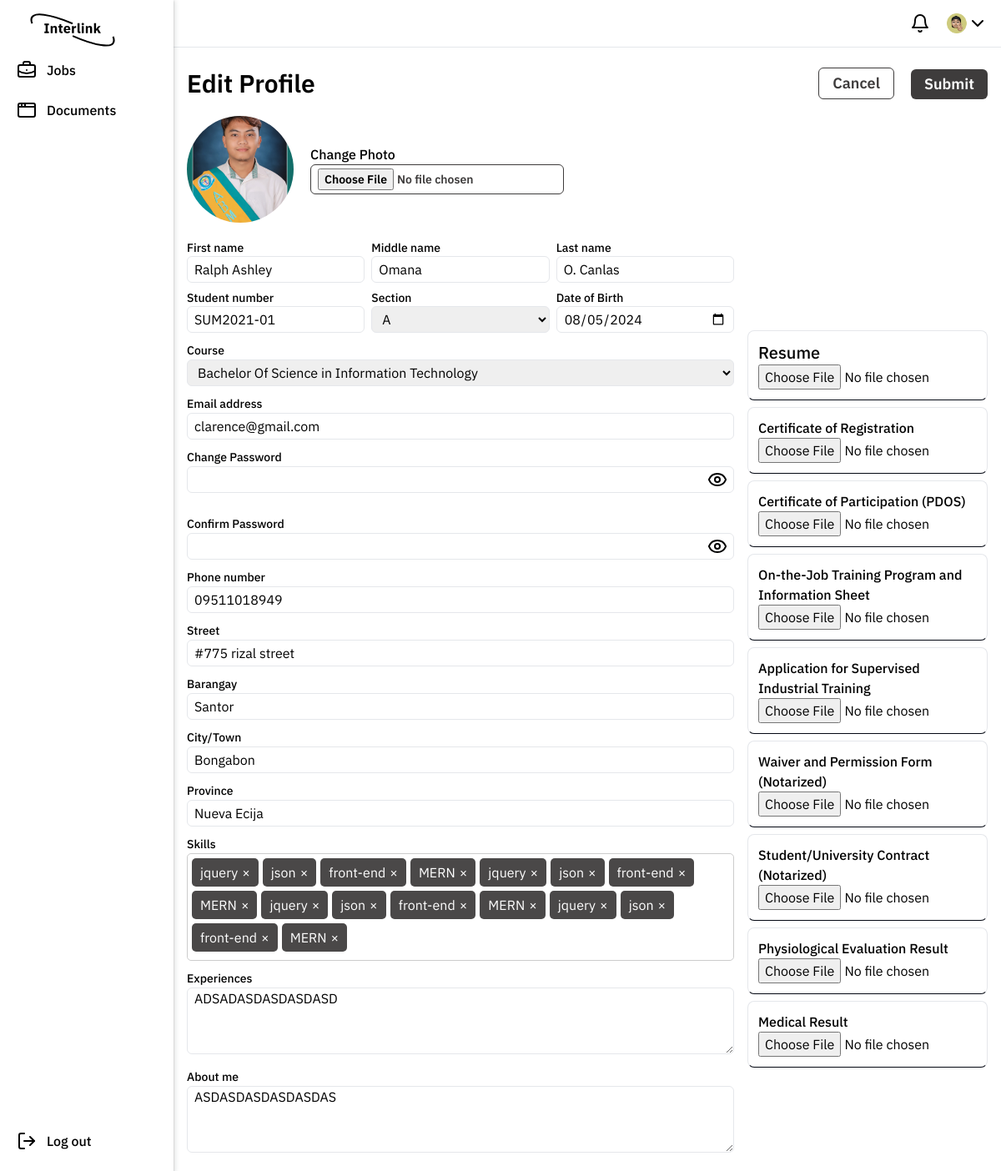
Page /student/edit-prof.php (signed in) on the committed database.
### tables this page shows
CREATE TABLE `student` (
  `StudentId` int(11) NOT NULL,
  `UserId` int(11) NOT NULL,
  `StudentNo` varchar(10) NOT NULL,
  `DoB` date NOT NULL,
  `AboutMe` text DEFAULT NULL,
  `Experience` text DEFAULT NULL,
  `section` char(2) NOT NULL,
  `course` varchar(255) NOT NULL,
  `phoneNo` varchar(15) DEFAULT NULL,
  `photo` varchar(255) DEFAULT NULL
);

CREATE TABLE `user` (
  `UserId` int(11) NOT NULL,
  `firstName` varchar(255) NOT NULL,
  `MiddleName` varchar(255) DEFAULT NULL,
  `LastName` varchar(255) NOT NULL,
  `userRole` varchar(15) NOT NULL,
  `EmailAddress` varchar(100) NOT NULL,
  `Password` varchar(255) NOT NULL
);

CREATE TABLE `location` (
  `LocationId` int(11) NOT NULL,
  `Street` varchar(255) NOT NULL,
  `Barangay` varchar(255) NOT NULL,
  `City` varchar(255) NOT NULL,
  `Province` varchar(255) NOT NULL,
  `UserId` int(10) NOT NULL
);

### student/edit-prof.php (the view, shortened to what this page needs)
<?php
include '../db.php';
$user_id = $_SESSION['user_id'];
$stmt = $conn->prepare("SELECT * FROM user WHERE userId = ?");
$stmt->bind_param("i", $user_id);
$stmt->execute();
$result = $stmt->get_result();
$user = $result->fetch_assoc();
$stmt = $conn->prepare("SELECT * FROM student WHERE userId = ?");
$stmt->bind_param("i", $user_id);
$stmt->execute();
$result = $stmt->get_result();
$student = $result->fetch_assoc();
$defaultPhoto = './uploads/images/default.jpg';
$stmt = $conn->prepare("SELECT * FROM location WHERE userId = ?");
$stmt->bind_param("i", $user_id);
$stmt->execute();
$result = $stmt->get_result();
$location = $result->fetch_assoc();
?>
<!DOCTYPE html>
<html lang="en">
<head>
  <link rel="stylesheet" href="./css/footer.css" />
  <script src="https://cdn.tailwindcss.com"></script>
</head>
<body>
  <nav class="z-100 w-full border-b flex flex-row justify-between px-4 py-4">
    <div>
    </div>
    <div class="flex flex-row gap-5">
      <div class="relative">
      </div>
      <div class="relative custom-profile flex flex-row items-center cursor-pointer">
        <div class="w-[25px] h-[24px] rounded-full">
          <img src="./img/Group 136.png" alt="Profile" class="w-full h-full object-cover" />
        </div>
        <svg xmlns="http://www.w3.org/2000/svg" width="24" height="24" viewBox="0 0 24 24" fill="none"
          stroke="currentColor" stroke-width="2" stroke-linecap="round" stroke-linejoin="round"
          class="lucide lucide-chevron-down">
          <path d="m6 9 6 6 6-6" />
        </svg>
      </div>
    </div>
  </nav>
  <aside id="default-sidebar"
    class="custom-sideborder sidebar fixed top-0 left-0 z-40 w-52 h-screen transition-transform -translate-x-full md:translate-x-0 sm:translate-x-0"
    aria-label="Sidebar">
    <div class="h-full px-3 py-4 overflow-y-auto bg-white flex flex-col justify-between">
      <ul class="space-y-2 font-medium">
        <li>
          <a href="studentjobs.php" class="flex items-center p-2">
            <span class="ms-3">Jobs</span>
          </a>
        </li>
        <li>
          <a href="studentdocument.php" class="flex items-center p-2">
            <span class="ms-3">Documents</span>
          </a>
        </li>
      </ul>
      <div>
        <a href="#" class="flex items-center p-2">
          <span class="ms-3 font-medium">Log out</span>
        </a>
      </div>
    </div>
  </aside>
  <main class="max-w-[1920px] mt-2 lg:ml-52 md:ml-52 p-4">
    <form method="post" action="update_profile.php" class="flex flex-col items-center w-full" id="form"
      enctype="multipart/form-data">
      <div class="lg:flex lg:flex-row w-full items-center lg:justify-between">
        <div class="flex lg:items-start items-center">
          <h3 class="text-center font-semibold text-3xl">Edit Profile</h3>
        </div>
        <div class="hidden lg:flex flex-row items-end gap-5">
          <input type="reset" value="Cancel"
            class="change-photo p-2 lg:py-1 lg:px-4 lg:text-lg rounded-md font-semibold text-xs">
          <input type="submit" value="Submit" id="submitBtn"
            class="remove-photo p-2 lg:py-1 lg:px-4 lg:text-lg rounded-md font-semibold text-xs">
        </div>
      </div>
      <div class="flex flex-col lg:flex-row mt-5 items-center w-full gap-5">
        <div class="flex flex-col items-center gap-5 lg:flex-row w-full">
          <div>
            <img
              src="./uploads/images/<?php echo isset($student['photo']) && !empty($student['photo']) ? $student['photo'] : $defaultPhoto; ?>"
              alt="User Photo" class="w-32 h-32 rounded-full object-cover">
          </div>
          <div class="flex flex-col">
            <label for="photo" class="font-medium text-base">Change Photo</label>
            <input type="file" name="photo" id="photo" class="change-photo text-sm px-2 py-1 rounded-md font-semibold">
          </div>
        </div>
      </div>
      <div class="flex w-full lg:flex-row gap-4 mt-5">
        <div class="w-full lg:w-[70%] flex flex-col gap-2">
          <div class="w-full flex flex-col lg:flex-row gap-2">
            <div class="flex flex-col w-full">
              <label for="firstName" class="font-medium text-sm">First name</label>
              <input name="firstName" type="text" value="<?php echo htmlspecialchars($user['firstName']); ?>"
                class="px-2 h-8 border w-full rounded-md focus:outline-none focus:border-black">
            </div>
            <div class="flex flex-col w-full">
              <label for="middleName" class="font-medium text-sm">Middle name</label>
              <input name="middleName" type="text" value="<?php echo htmlspecialchars($user['MiddleName']); ?>"
                class="px-2 h-8 border w-full rounded-md focus:outline-none focus:border-black">
            </div>
            <div class="flex flex-col w-full">
              <label for="lastName" class="font-medium text-sm">Last name</label>
              <input name="lastName" type="text" value="<?php echo htmlspecialchars($user['LastName']); ?>"
                class="px-2 h-8 border w-full rounded-md focus:outline-none focus:border-black">
            </div>
          </div>
          <div class="w-full flex flex-col lg:flex-row gap-2">
            <div class="flex flex-col w-full">
              <label for="StudentNo" class="font-medium text-sm">Student number</label>
              <input name="StudentNo" type="text" value="<?php echo htmlspecialchars($student['StudentNo']); ?>"
                class="px-2 h-8 border w-full rounded-md focus:outline-none focus:border-black">
            </div>
            <div class="flex flex-col w-full">
              <label for="section" class="font-medium text-sm">Section</label>
              <select name="section" id="section"
                class="px-2 h-8 border w-full rounded-md focus:outline-none focus:border-black">
                <?php
                $sections = ['A', 'B', 'C', 'D', 'E', 'F', 'G', 'H', 'I', 'J', 'K', 'L', 'M', 'N'];
                foreach ($sections as $sec) {
                  $selected = $sec == $student['section'] ? 'selected' : '';
                  echo "<option value=\"$sec\" $selected>$sec</option>";
                }
                ?>
              </select>
            </div>
            <div class="flex flex-col w-full">
              <label for="DoB" class="font-medium text-sm">Date of Birth</label>
              <input type="date" name="DoB" value="<?php echo htmlspecialchars($student['DoB']); ?>"
                class="px-2 h-8 border w-full rounded-md focus:outline-none focus:border-black">
            </div>
          </div>
          <div class="w-full flex flex-col gap-2">
            <div>
              <label for="course" class="font-medium text-sm">Course</label>
              <select name="course" id="course"
                class="px-2 h-8 border w-full rounded-md focus:outline-none focus:border-black">
                <?php
                $courses = [
                  'Bachelor Of Science in Information Technology',
                  'Bachelor of Science in Architecture',
                  'Bachelor of Science in Criminology',
                  'Bachelor of Elementary Education',
                  'Bachelor of Physical Education',
                  'Bachelor of Secondary Education',
                  'Bachelor of Technology and Livelihood Education',
                  'Bachelor of Science in Industrial Education',
                  'Bachelor of Science in Physical Education',
                  'Bachelor of Science in Civil Engineering',
                  'Bachelor of Science in Electrical Engineering',
                  'Bachelor of Science in Mechanical Engineering',
                  'Bachelor of Science in Business Administration',
                  'Bachelor of Science in Entrepreneurship',
                  'Bachelor of Science in Hospitality Management',
                  'Bachelor of Science in Tourism Management',
                  'Bachelor of Science in Hotel And Restaurant Management',
                  'Bachelor of Public Administration'
                ];
                foreach ($courses as $course) {
                  $selected = $course == $student['course'] ? 'selected' : '';
                  echo "<option value=\"$course\" $selected>$course</option>";
                }
                ?>
              </select>
            </div>
            <div>
              <label for="emailAddress" class="font-medium text-sm">Email address</label>
              <input name="emailAddress" type="text" value="<?php echo htmlspecialchars($user['EmailAddress']); ?>"
                class="px-2 h-8 border w-full rounded-md focus:outline-none focus:border-black">
            </div>
            <div class="relative">
              <label for="newPassword" class="font-medium text-sm">Change Password</label>
              <input name="newPassword" type="password" id="newPassword"
                class="px-2 h-8 border w-full rounded-md focus:outline-none focus:border-black">
              <span id="togglePassword" class="absolute right-2 top-[40px]  transform -translate-y-1/2 cursor-pointer">
              </span>
            </div>
            <div class="relative mt-4">
              <label for="confirmPassword" class="font-medium text-sm">Confirm Password</label>
              <input name="confirmPassword" type="password" id="confirmPassword"
                class="px-2 h-8 border w-full rounded-md focus:outline-none focus:border-black">
              <span id="toggleConfirmPassword"
                class="absolute right-2 top-[40px] transform -translate-y-1/2 cursor-pointer">
              </span>
            </div>
            <div>
              <label for="phoneNo" class="font-medium text-sm">Phone number</label>
              <input name="phoneNo" type="text" value="<?php echo htmlspecialchars($student['phoneNo']); ?>"
                class="px-2 h-8 border w-full rounded-md focus:outline-none focus:border-black">
            </div>
            <div>
              <label for="Street" class="font-medium text-sm">Street</label>
              <input name="Street" type="text"
                value="<?php echo $location != null ? htmlspecialchars($location['Street']) : ''; ?>"
                class="px-2 h-8 border w-full rounded-md focus:outline-none focus:border-black">
            </div>
            <div>
              <label for="Barangay" class="font-medium text-sm">Barangay</label>
              <input name="Barangay" type="text"
                value="<?php echo $location != null ? htmlspecialchars($location['Barangay']) : ''; ?>"
                class="px-2 h-8 border w-full rounded-md focus:outline-none focus:border-black">
            </div>
            <div>
              <label for="City" class="font-medium text-sm">City/Town</label>
              <input name="City" type="text"
                value="<?php echo $location != null ? htmlspecialchars($location['City']) : ''; ?>"
                class="px-2 h-8 border w-full rounded-md focus:outline-none focus:border-black">
            </div>
            <div>
              <label for="Province" class="font-medium text-sm">Province</label>
              <input name="Province" type="text"
                value="<?php echo $location != null ? htmlspecialchars($location['Province']) : ''; ?>"
                class="px-2 h-8 border w-full rounded-md focus:outline-none focus:border-black">
            </div>
            <div class="dropdown">
              <label for="skills" class="font-medium text-sm">Skills</label>
              <div class="input-container" id="input-container" onclick="focusInput()">
                <input name="skills" type="text" id="skills" class="skills-input" oninput="filterFunction()"
                  onfocus="showDropdown()" onblur="hideDropdown()" autocomplete="off">
              </div>
            </div>
            <div>
              <label for="Experience" class="font-medium text-sm">Experiences</label>
              <textarea name="Experience"
                class="min-h-20 px-2 h-8 border w-full rounded-md focus:outline-none focus:border-black"><?php echo htmlspecialchars($student['Experience']); ?></textarea>
            </div>
            <div>
              <label for="AboutMe" class="font-medium text-sm">About me</label>
              <textarea name="AboutMe"
                class="min-h-20 px-2 h-8 border w-full rounded-md focus:outline-none focus:border-black"><?php echo htmlspecialchars($student['AboutMe']); ?></textarea>
            </div>
          </div>
        </div>
        <div class="hidden lg:w-[30%] lg:flex lg:items-center">
          <div class="w-full lg:min-h-[50px] flex flex-col gap-2 items-center">
            <div class="w-full flex flex-col border p-3 border-b-gray-950 rounded-lg">
              <label for="resume" class="text-sm font-medium lg:text-xl">Resume</label>
              <input type="file" name="resume" id="resume">
            </div>
            <div class="w-full flex flex-col border border-b-gray-950 p-3 rounded-lg">
              <label for="cor" class="text-sm font-medium lg:text-base">Certificate of Registration</label>
              <input type="file" name="cor" id="cor">
            </div>
            <div class="w-full flex flex-col border p-3 border-b-gray-950 rounded-lg">
              <label for="pdos" class="text-sm font-medium lg:text-base">Certificate of Participation (PDOS)</label>
              <input type="file" name="pdos" id="pdos">
            </div>
            <div class="w-full flex flex-col border p-3 border-b-gray-950 rounded-lg">
              <label for="ojtpi" class="text-sm font-medium lg:text-base">On-the-Job Training Program and Information
                Sheet</label>
              <input type="file" name="ojtpi" id="ojtpi">
            </div>
            <div class="w-full flex flex-col border p-3 border-b-gray-950 rounded-lg">
              <label for="apsit" class="text-sm font-medium lg:text-base">Application for Supervised Industrial
                Training</label>
              <input type="file" name="apsit" id="apsit">
            </div>
            <div class="w-full flex flex-col border p-3 border-b-gray-950 rounded-lg">
              <label for="wpf" class="text-sm font-medium lg:text-base">Waiver and Permission Form (Notarized)</label>
              <input type="file" name="wpf" id="wpf">
            </div>
            <div class="w-full flex flex-col border p-3 border-b-gray-950 rounded-lg">
              <label for="suc" class="text-sm font-medium lg:text-base">Student/University Contract (Notarized)</label>
              <input type="file" name="suc" id="suc">
            </div>
            <div class="w-full flex flex-col border p-3 border-b-gray-950 rounded-lg">
              <label for="per" class="text-sm font-medium lg:text-base">Physiological Evaluation Result</label>
              <input type="file" name="per" id="per">
            </div>
            <div class="w-full flex flex-col border p-3 border-b-gray-950 rounded-lg">
              <label for="mr" class="text-sm font-medium lg:text-base">Medical Result</label>
              <input type="file" name="mr" id="mr">
            </div>
          </div>
        </div>
      </div>
    </form>
  </main>
</body>
</html>

### rows in the picture
student: photo (picture), StudentNo "SUM2021-01", DoB "08/05/2024", phoneNo "09511018949", Experience "ADSADASDASDASDASD", AboutMe "ASDASDASDASDASDAS"
user: firstName "Ralph Ashley", middleName "Omana", lastName "O. Canlas", emailAddress "clarence@gmail.com"
location: Street "#775 rizal street", Barangay "Santor", City "Bongabon", Province "Nueva Ecija"

### other values in the picture
form field section "A"
form field course "Bachelor Of Science in Information Technology"
